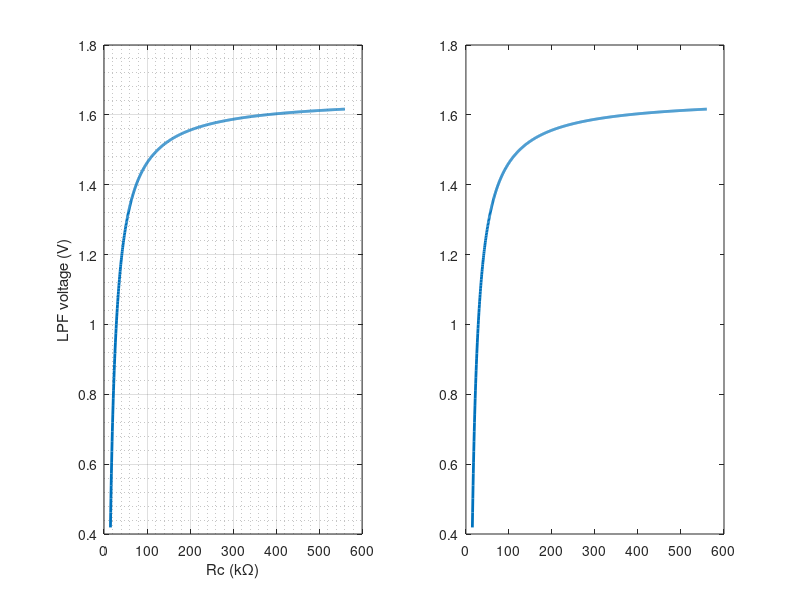

Reproduce this figure in MATLAB. (Note: this script raises an error after producing the figure.)
x=10.09:0.04:50;
Vlpf=x.*3.3./100;
y=linspace(-62.5, 0, length(x)); % mV
I=y./270; % mA
R=linspace(15000, 560000, length(x));
x_2=3300.*270./(R+270);
Vlpf_2=-0.0211*x_2+1.65;

% Para encontrar los valores de R correr línea R_exp=logspace(log10(14581),log10(642250), 10);
% 1.0e+05 * 0.1458    0.2220    0.3381    0.5149    0.7842    1.1942    1.8186    2.7694    4.2174    6.4225

subplot(1,2,1)
plot(R./1000, Vlpf_2, 'LineWidth',2)
xlabel("Rc (kΩ)"),ylabel("LPF voltage (V)")
grid on, grid minor
subplot(1,2,2)
plot(R./1000, Vlpf_2, 'LineWidth',2)
xscale log
xlabel("Rc (kΩ)"),ylabel("LPF voltage (V)")
%plot(y, x, 'LineWidth',2)
%ylabel("Percentage (%)"),xlabel("Voltage (mV)")
%plot(Vlpf,I , 'LineWidth',2)
%xlabel("Voltage in (V)"),ylabel("Voltage out (mV)")
%plot(y,Vlpf , 'LineWidth',2)
%xlabel("Voltage in (mV)"),ylabel("LPF voltage (V)")
grid on, grid minor

%% With signal conditioning stage
%{
V_out=(1.65-Vlpf_2).*2.5;
plot(R./1000, V_out, 'LineWidth',2)
xlabel("Resistance (Kohm)"),ylabel("SC stage voltage (V)")
xscale log
grid on, grid minor
%}
figure(1)
%R_exp=logspace(log10(630),log10(2800000), 20);
R_exp=R;
%R_exp=downsample(R, 50);
%x_exp=-3300.*12./(R_exp+12);
%Vlpf_exp=0.02106.*x_exp + 1.649;
Vlpf_exp=Vlpf_2;
V_out_exp=(1.65-Vlpf_exp).*2.5;
plot(R_exp./1000, V_out_exp,'-s', 'LineWidth',2)
xlabel("Resistance (Kohm)"),ylabel("SC stage voltage (V)")
title('Recommended resistance values (log scale) vs SC stage voltage output')
xscale log
grid on, grid minor

%% Real

figure(2)
R_real=[0.679, 1.005, 1.496, 2.4, 3.605, 5.687, 9.05, 12.93, 19.66, 32.84, 47.87, 81.5, 131, 198.2, 298.8, 468.5, 704, 1111, 1815, 2726];
R_real=R_real.*1000;
I_real=3.3./(R_real+12);
x_real=-3300.*12./(R_real+12);
Vlpf_real=0.02106.*x_real + 1.649;
V_out_real=(1.65-Vlpf_real).*2.5;
hold on
plot(R_real./1000, V_out_real,'-s', 'LineWidth',2)
plot(R_real./1000, Vlpf_real,'-s', 'LineWidth',2)
hold off
legend(['SC output','LPF output'])
xlabel("Resistance (Kohm)"),ylabel("SC stage voltage (V)")
title('Actual chosen values of resistance vs expected SC stage voltage output')
xscale log
grid on, grid minor

figure (3)
plot(R_real./1000, I_real.*1000,'-s', 'LineWidth',2)
xlabel("Resistance (Kohm)"),ylabel("Current (mA)")
xscale log
grid on, grid minor

